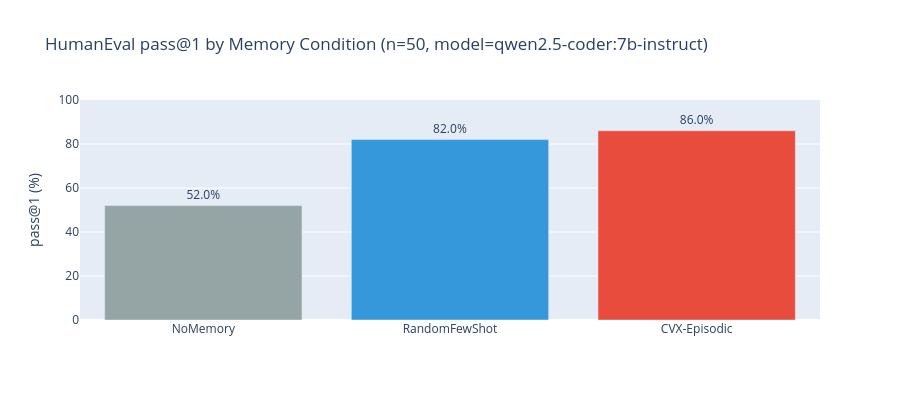

Here is the notebook cell this chart was saved with:
### Code cell
# Visualize results
import plotly.graph_objects as go

names = list(results.keys())
rates = [sum(r['passed'] for r in results[n]) / len(results[n]) for n in names]

fig = go.Figure(data=go.Bar(
    x=names, y=[r * 100 for r in rates],
    text=[f'{r:.1%}' for r in rates],
    textposition='outside',
    marker_color=['#95a5a6', '#3498db', '#e74c3c'],
))
fig.update_layout(
    title=f'HumanEval pass@1 by Memory Condition (n={MAX_EVAL}, model={LLM_MODEL})',
    yaxis_title='pass@1 (%)', height=400,
    yaxis=dict(range=[0, 100]),
)
fig.show()

### Figure 1 — Plotly figure (JSON) as saved in the notebook; plotly's stock layout.template omitted (floating-point values rounded to 4 significant figures)
{"data": [{"marker": {"color": ["#95a5a6", "#3498db", "#e74c3c"]}, "text": ["52.0%", "82.0%", "86.0%"], "textposition": "outside", "type": "bar", "x": ["NoMemory", "RandomFewShot", "CVX-Episodic"], "y": [52.0, 82.0, 86.0]}], "layout": {"height": 400, "title": {"text": "HumanEval pass@1 by Memory Condition (n=50, model=qwen2.5-coder:7b-instruct)"}, "yaxis": {"range": [0, 100], "title": {"text": "pass@1 (%)"}}}}
